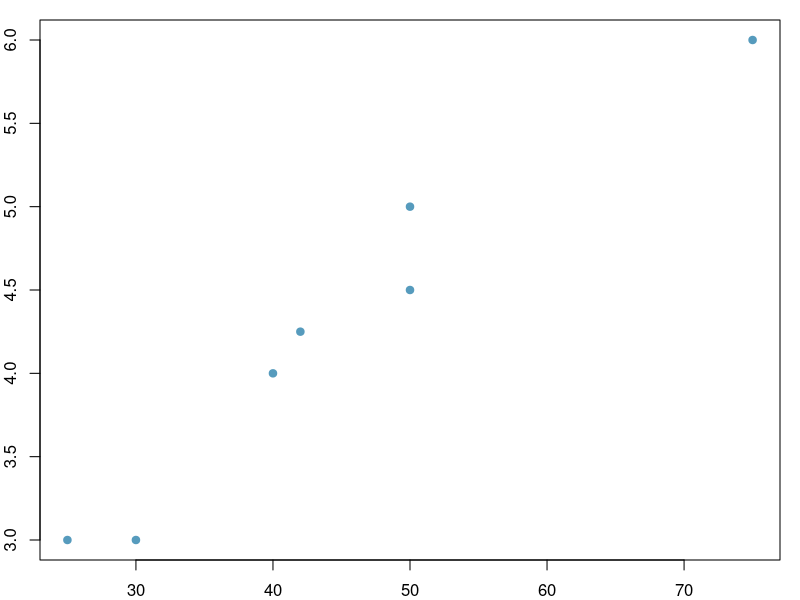

Reproduce this figure in R.
pdf("no_labels.pdf", height = 3, width = 5)
par(mar=c(2,2,1,1))
x = c(25, 30, 40, 42, 50, 50, 75)
y = c(3, 3, 4, 4.25, 4.5, 5,6)
plot(y~x, pch = 19, col = "#569BBD", xlab = "", ylab = "")
dev.off()